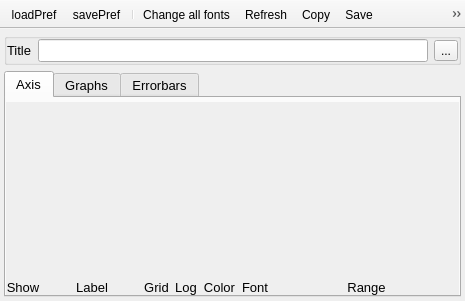
<?xml version="1.0" encoding="UTF-8"?>
<ui version="4.0">
 <class>nCustomPlot</class>
 <widget class="QMainWindow" name="nCustomPlot">
  <property name="geometry">
   <rect>
    <x>0</x>
    <y>0</y>
    <width>465</width>
    <height>301</height>
   </rect>
  </property>
  <property name="windowTitle">
   <string>Plot Preferences</string>
  </property>
  <property name="unifiedTitleAndToolBarOnMac">
   <bool>true</bool>
  </property>
  <widget class="QWidget" name="centralwidget">
   <layout class="QGridLayout" name="gridLayout_2">
    <property name="leftMargin">
     <number>4</number>
    </property>
    <property name="topMargin">
     <number>4</number>
    </property>
    <property name="rightMargin">
     <number>4</number>
    </property>
    <property name="bottomMargin">
     <number>4</number>
    </property>
    <item row="0" column="0">
     <widget class="QGroupBox" name="groupBox">
      <property name="title">
       <string/>
      </property>
      <layout class="QHBoxLayout" name="horizontalLayout_2" stretch="0,1,0">
       <property name="leftMargin">
        <number>0</number>
       </property>
       <property name="topMargin">
        <number>0</number>
       </property>
       <property name="rightMargin">
        <number>0</number>
       </property>
       <property name="bottomMargin">
        <number>0</number>
       </property>
       <item>
        <widget class="QLabel" name="label_6">
         <property name="font">
          <font>
           <pointsize>10</pointsize>
          </font>
         </property>
         <property name="text">
          <string>Title</string>
         </property>
        </widget>
       </item>
       <item>
        <widget class="QLineEdit" name="plotTitle">
         <property name="font">
          <font>
           <pointsize>10</pointsize>
          </font>
         </property>
        </widget>
       </item>
       <item>
        <widget class="QToolButton" name="fontTitle">
         <property name="text">
          <string>...</string>
         </property>
         <property name="icon">
          <iconset resource="../../resources/icons/icons.qrc">
           <normaloff>:/icons/font.png</normaloff>:/icons/font.png</iconset>
         </property>
        </widget>
       </item>
      </layout>
     </widget>
    </item>
    <item row="1" column="0">
     <widget class="QTabWidget" name="tabWidget">
      <property name="font">
       <font>
        <pointsize>10</pointsize>
       </font>
      </property>
      <property name="currentIndex">
       <number>0</number>
      </property>
      <widget class="QWidget" name="tab">
       <attribute name="title">
        <string>Axis</string>
       </attribute>
       <layout class="QGridLayout" name="gridLayout_3">
        <property name="leftMargin">
         <number>0</number>
        </property>
        <property name="topMargin">
         <number>4</number>
        </property>
        <property name="rightMargin">
         <number>0</number>
        </property>
        <property name="bottomMargin">
         <number>0</number>
        </property>
        <item row="0" column="0">
         <widget class="QScrollArea" name="scrollArea">
          <property name="frameShape">
           <enum>QFrame::NoFrame</enum>
          </property>
          <property name="lineWidth">
           <number>0</number>
          </property>
          <property name="verticalScrollBarPolicy">
           <enum>Qt::ScrollBarAsNeeded</enum>
          </property>
          <property name="horizontalScrollBarPolicy">
           <enum>Qt::ScrollBarAsNeeded</enum>
          </property>
          <property name="widgetResizable">
           <bool>true</bool>
          </property>
          <widget class="QWidget" name="scrollAreaWidgetContents">
           <property name="geometry">
            <rect>
             <x>0</x>
             <y>0</y>
             <width>451</width>
             <height>190</height>
            </rect>
           </property>
           <layout class="QGridLayout" name="gridLayout">
            <property name="leftMargin">
             <number>0</number>
            </property>
            <property name="topMargin">
             <number>0</number>
            </property>
            <property name="rightMargin">
             <number>0</number>
            </property>
            <property name="bottomMargin">
             <number>0</number>
            </property>
            <item row="0" column="0">
             <layout class="QGridLayout" name="labels_layout" columnstretch="0,1,0,0,0,0,2">
              <property name="verticalSpacing">
               <number>0</number>
              </property>
              <item row="0" column="1">
               <widget class="QLabel" name="label_2">
                <property name="font">
                 <font>
                  <pointsize>10</pointsize>
                 </font>
                </property>
                <property name="text">
                 <string>Label</string>
                </property>
                <property name="alignment">
                 <set>Qt::AlignBottom|Qt::AlignHCenter</set>
                </property>
               </widget>
              </item>
              <item row="0" column="4">
               <widget class="QLabel" name="label_5">
                <property name="font">
                 <font>
                  <pointsize>10</pointsize>
                 </font>
                </property>
                <property name="text">
                 <string>Color</string>
                </property>
                <property name="alignment">
                 <set>Qt::AlignBottom|Qt::AlignHCenter</set>
                </property>
               </widget>
              </item>
              <item row="0" column="3">
               <widget class="QLabel" name="label_4">
                <property name="font">
                 <font>
                  <pointsize>10</pointsize>
                 </font>
                </property>
                <property name="text">
                 <string>Log</string>
                </property>
                <property name="alignment">
                 <set>Qt::AlignBottom|Qt::AlignHCenter</set>
                </property>
               </widget>
              </item>
              <item row="0" column="6">
               <widget class="QLabel" name="label_9">
                <property name="font">
                 <font>
                  <pointsize>10</pointsize>
                 </font>
                </property>
                <property name="text">
                 <string>Range</string>
                </property>
                <property name="alignment">
                 <set>Qt::AlignBottom|Qt::AlignHCenter</set>
                </property>
               </widget>
              </item>
              <item row="0" column="5">
               <widget class="QLabel" name="label_7">
                <property name="font">
                 <font>
                  <pointsize>10</pointsize>
                 </font>
                </property>
                <property name="text">
                 <string>Font</string>
                </property>
                <property name="alignment">
                 <set>Qt::AlignBottom|Qt::AlignHCenter</set>
                </property>
               </widget>
              </item>
              <item row="0" column="2">
               <widget class="QLabel" name="label_3">
                <property name="font">
                 <font>
                  <pointsize>10</pointsize>
                 </font>
                </property>
                <property name="text">
                 <string>Grid</string>
                </property>
                <property name="alignment">
                 <set>Qt::AlignBottom|Qt::AlignHCenter</set>
                </property>
               </widget>
              </item>
              <item row="0" column="0">
               <widget class="QLabel" name="label_8">
                <property name="font">
                 <font>
                  <pointsize>10</pointsize>
                 </font>
                </property>
                <property name="text">
                 <string>Show</string>
                </property>
                <property name="alignment">
                 <set>Qt::AlignBottom|Qt::AlignHCenter</set>
                </property>
               </widget>
              </item>
             </layout>
            </item>
           </layout>
          </widget>
         </widget>
        </item>
       </layout>
      </widget>
      <widget class="QWidget" name="tab_2">
       <attribute name="title">
        <string>Graphs</string>
       </attribute>
       <layout class="QGridLayout" name="gridLayout_6">
        <property name="leftMargin">
         <number>0</number>
        </property>
        <property name="topMargin">
         <number>4</number>
        </property>
        <property name="rightMargin">
         <number>0</number>
        </property>
        <property name="bottomMargin">
         <number>0</number>
        </property>
        <item row="0" column="0">
         <widget class="QScrollArea" name="scrollArea_2">
          <property name="widgetResizable">
           <bool>true</bool>
          </property>
          <widget class="QWidget" name="scrollAreaWidgetContents_2">
           <property name="geometry">
            <rect>
             <x>0</x>
             <y>0</y>
             <width>449</width>
             <height>188</height>
            </rect>
           </property>
           <layout class="QGridLayout" name="gridLayout_5">
            <property name="leftMargin">
             <number>0</number>
            </property>
            <property name="topMargin">
             <number>0</number>
            </property>
            <property name="rightMargin">
             <number>0</number>
            </property>
            <property name="bottomMargin">
             <number>0</number>
            </property>
            <item row="0" column="0">
             <layout class="QGridLayout" name="graphs_layout" columnstretch="0,1,0,0,0">
              <property name="verticalSpacing">
               <number>0</number>
              </property>
              <item row="0" column="2">
               <widget class="QLabel" name="label_11">
                <property name="font">
                 <font>
                  <pointsize>10</pointsize>
                 </font>
                </property>
                <property name="text">
                 <string>Width</string>
                </property>
                <property name="alignment">
                 <set>Qt::AlignBottom|Qt::AlignHCenter</set>
                </property>
               </widget>
              </item>
              <item row="0" column="3">
               <widget class="QLabel" name="label_12">
                <property name="font">
                 <font>
                  <pointsize>10</pointsize>
                 </font>
                </property>
                <property name="text">
                 <string>Copy</string>
                </property>
                <property name="alignment">
                 <set>Qt::AlignBottom|Qt::AlignHCenter</set>
                </property>
               </widget>
              </item>
              <item row="0" column="4">
               <widget class="QLabel" name="label_13">
                <property name="font">
                 <font>
                  <pointsize>10</pointsize>
                 </font>
                </property>
                <property name="text">
                 <string>Save</string>
                </property>
                <property name="alignment">
                 <set>Qt::AlignBottom|Qt::AlignHCenter</set>
                </property>
               </widget>
              </item>
              <item row="0" column="0">
               <widget class="QLabel" name="label_10">
                <property name="font">
                 <font>
                  <pointsize>10</pointsize>
                 </font>
                </property>
                <property name="text">
                 <string>Show</string>
                </property>
                <property name="alignment">
                 <set>Qt::AlignBottom|Qt::AlignHCenter</set>
                </property>
               </widget>
              </item>
              <item row="0" column="1">
               <widget class="QLabel" name="label">
                <property name="font">
                 <font>
                  <pointsize>10</pointsize>
                 </font>
                </property>
                <property name="text">
                 <string>Name</string>
                </property>
                <property name="alignment">
                 <set>Qt::AlignBottom|Qt::AlignHCenter</set>
                </property>
               </widget>
              </item>
             </layout>
            </item>
           </layout>
          </widget>
         </widget>
        </item>
       </layout>
      </widget>
      <widget class="QWidget" name="tab_3">
       <attribute name="title">
        <string>Errorbars</string>
       </attribute>
       <layout class="QGridLayout" name="gridLayout_4">
        <property name="leftMargin">
         <number>0</number>
        </property>
        <property name="topMargin">
         <number>4</number>
        </property>
        <property name="rightMargin">
         <number>0</number>
        </property>
        <property name="bottomMargin">
         <number>0</number>
        </property>
        <item row="0" column="0">
         <widget class="QScrollArea" name="scrollArea_3">
          <property name="widgetResizable">
           <bool>true</bool>
          </property>
          <widget class="QWidget" name="scrollAreaWidgetContents_3">
           <property name="geometry">
            <rect>
             <x>0</x>
             <y>0</y>
             <width>449</width>
             <height>188</height>
            </rect>
           </property>
           <layout class="QGridLayout" name="gridLayout_7">
            <property name="leftMargin">
             <number>0</number>
            </property>
            <property name="topMargin">
             <number>0</number>
            </property>
            <property name="rightMargin">
             <number>0</number>
            </property>
            <property name="bottomMargin">
             <number>0</number>
            </property>
            <item row="0" column="0">
             <layout class="QGridLayout" name="errorbars_layout" columnstretch="0,1,0,0,0">
              <property name="verticalSpacing">
               <number>0</number>
              </property>
              <item row="0" column="2">
               <widget class="QLabel" name="label_14">
                <property name="font">
                 <font>
                  <pointsize>10</pointsize>
                 </font>
                </property>
                <property name="text">
                 <string>Width</string>
                </property>
                <property name="alignment">
                 <set>Qt::AlignBottom|Qt::AlignHCenter</set>
                </property>
               </widget>
              </item>
              <item row="0" column="3">
               <widget class="QLabel" name="label_15">
                <property name="font">
                 <font>
                  <pointsize>10</pointsize>
                 </font>
                </property>
                <property name="text">
                 <string>Copy</string>
                </property>
                <property name="alignment">
                 <set>Qt::AlignBottom|Qt::AlignHCenter</set>
                </property>
               </widget>
              </item>
              <item row="0" column="4">
               <widget class="QLabel" name="label_16">
                <property name="font">
                 <font>
                  <pointsize>10</pointsize>
                 </font>
                </property>
                <property name="text">
                 <string>Save</string>
                </property>
                <property name="alignment">
                 <set>Qt::AlignBottom|Qt::AlignHCenter</set>
                </property>
               </widget>
              </item>
              <item row="0" column="0">
               <widget class="QLabel" name="label_17">
                <property name="font">
                 <font>
                  <pointsize>10</pointsize>
                 </font>
                </property>
                <property name="text">
                 <string>Show</string>
                </property>
                <property name="alignment">
                 <set>Qt::AlignBottom|Qt::AlignHCenter</set>
                </property>
               </widget>
              </item>
              <item row="0" column="1">
               <widget class="QLabel" name="label_18">
                <property name="font">
                 <font>
                  <pointsize>10</pointsize>
                 </font>
                </property>
                <property name="text">
                 <string>Name</string>
                </property>
                <property name="alignment">
                 <set>Qt::AlignBottom|Qt::AlignHCenter</set>
                </property>
               </widget>
              </item>
             </layout>
            </item>
           </layout>
          </widget>
         </widget>
        </item>
       </layout>
      </widget>
     </widget>
    </item>
   </layout>
  </widget>
  <widget class="QToolBar" name="toolBar">
   <property name="windowTitle">
    <string>toolBar</string>
   </property>
   <property name="movable">
    <bool>false</bool>
   </property>
   <property name="iconSize">
    <size>
     <width>16</width>
     <height>16</height>
    </size>
   </property>
   <property name="floatable">
    <bool>false</bool>
   </property>
   <attribute name="toolBarArea">
    <enum>TopToolBarArea</enum>
   </attribute>
   <attribute name="toolBarBreak">
    <bool>false</bool>
   </attribute>
   <addaction name="actionLoadPref"/>
   <addaction name="actionSavePref"/>
   <addaction name="separator"/>
   <addaction name="actionChangeFonts"/>
   <addaction name="actionRefresh"/>
   <addaction name="actionCopy"/>
   <addaction name="actionSave"/>
   <addaction name="actionCopyImage"/>
   <addaction name="actionExport"/>
  </widget>
  <action name="actionCopy">
   <property name="icon">
    <iconset resource="../../resources/icons/icons.qrc">
     <normaloff>:/icons/saveClipboard.png</normaloff>:/icons/saveClipboard.png</iconset>
   </property>
   <property name="text">
    <string>Copy</string>
   </property>
   <property name="toolTip">
    <string>Copy all graphs to clipboard</string>
   </property>
  </action>
  <action name="actionSave">
   <property name="icon">
    <iconset resource="../../resources/icons/icons.qrc">
     <normaloff>:/icons/saveTxt.png</normaloff>:/icons/saveTxt.png</iconset>
   </property>
   <property name="text">
    <string>Save</string>
   </property>
   <property name="toolTip">
    <string>Save all graphs to text file</string>
   </property>
  </action>
  <action name="actionExport">
   <property name="icon">
    <iconset resource="../../resources/icons/icons.qrc">
     <normaloff>:/icons/savePDF.png</normaloff>:/icons/savePDF.png</iconset>
   </property>
   <property name="text">
    <string>Export</string>
   </property>
   <property name="toolTip">
    <string>Export plot to file</string>
   </property>
  </action>
  <action name="actionLoadPref">
   <property name="icon">
    <iconset resource="../../resources/icons/icons.qrc">
     <normaloff>:/icons/loadPref.png</normaloff>:/icons/loadPref.png</iconset>
   </property>
   <property name="text">
    <string>loadPref</string>
   </property>
   <property name="toolTip">
    <string>Load Preferences</string>
   </property>
  </action>
  <action name="actionSavePref">
   <property name="icon">
    <iconset resource="../../resources/icons/icons.qrc">
     <normaloff>:/icons/savePref.png</normaloff>:/icons/savePref.png</iconset>
   </property>
   <property name="text">
    <string>savePref</string>
   </property>
   <property name="toolTip">
    <string>Save Preferences</string>
   </property>
  </action>
  <action name="actionRefresh">
   <property name="icon">
    <iconset resource="../../resources/icons/icons.qrc">
     <normaloff>:/icons/autoRefresh.png</normaloff>:/icons/autoRefresh.png</iconset>
   </property>
   <property name="text">
    <string>Refresh</string>
   </property>
   <property name="toolTip">
    <string>Refresh plot</string>
   </property>
  </action>
  <action name="actionChangeFonts">
   <property name="icon">
    <iconset resource="../../resources/icons/icons.qrc">
     <normaloff>:/icons/font.png</normaloff>:/icons/font.png</iconset>
   </property>
   <property name="text">
    <string>Change all fonts</string>
   </property>
   <property name="toolTip">
    <string>Change all fonts</string>
   </property>
  </action>
  <action name="actionCopyImage">
   <property name="icon">
    <iconset resource="../../resources/icons/icons.qrc">
     <normaloff>:/icons/copyImage.png</normaloff>:/icons/copyImage.png</iconset>
   </property>
   <property name="text">
    <string>Copy image to clipboard</string>
   </property>
   <property name="toolTip">
    <string>Copy image</string>
   </property>
  </action>
 </widget>
 <tabstops>
  <tabstop>plotTitle</tabstop>
  <tabstop>fontTitle</tabstop>
 </tabstops>
 <resources>
  <include location="../../resources/icons/icons.qrc"/>
 </resources>
 <connections/>
</ui>
